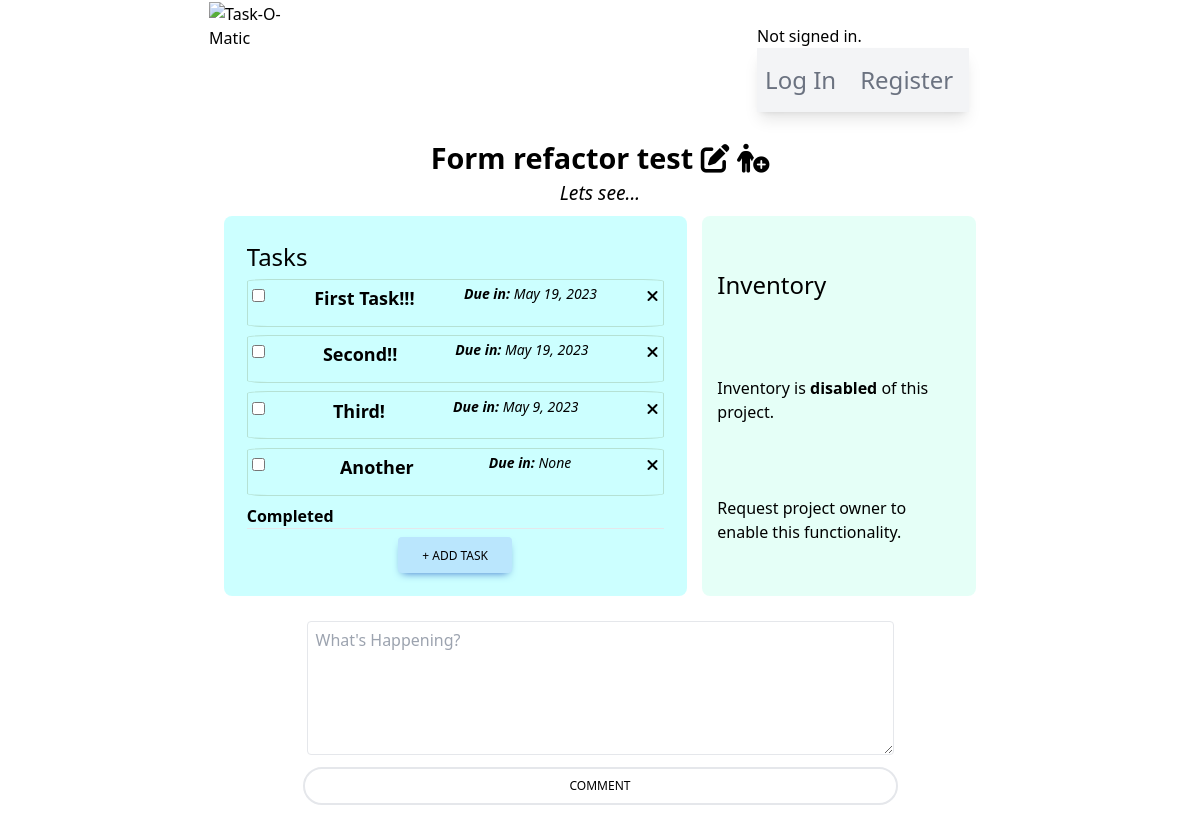
/project/4/, run on the app's committed database.
### taskomatic/models.py (models this page shows, shortened)
class Project(models.Model):
    user = models.ForeignKey(User, on_delete=models.CASCADE)
    owner = models.CharField(max_length=80)
    projectName = models.CharField(max_length=160)
    projectDescription = models.CharField(max_length=350)
    hasDeadline = models.BooleanField(default=False)
    hasInventory = models.BooleanField(default=False)
    hasTasks = models.BooleanField(default=False)
    creationDate = models.DateField(null=True, blank=True)
    deadlineDate = models.DateField(null=True, blank=True)

class Tasks(models.Model):
    PRIORITY_LEVELS = [tuple([x,x]) for x in range(1,11)]
    projectId = models.ForeignKey(Project, on_delete=models.CASCADE)
    taskCreator = models.CharField(max_length=80)
    taskName = models.CharField(max_length=160)
    taskDescription = models.CharField(max_length=350)
    taskCompletion = models.BooleanField(default=False)
    taskDeadline = models.DateField(null=True, blank=True)
    taskImportance = models.PositiveIntegerField(default=PRIORITY_LEVELS[0], choices=PRIORITY_LEVELS, validators=[MinValueValidator(1), MaxValueValidator(10)])
    taskLimitAlert = models.DateField(null=True, blank=True)
    taskCreationDate = models.DateField(null=True, blank=True)

### taskomatic/views.py (the view, shortened to what this page needs)
# urls.py: path("project/<str:pk>/", views.project_view, name="projectPage"),
def project_view(request, pk):
    project = Project.objects.get(id=pk)
    tasks = Tasks.objects.filter(projectId = pk)
    inventory = Inventory.objects.filter(projectId = pk)
    comments = Comment.objects.filter(project=project).order_by('-id')
    taskForms = []
    for task in tasks:
        taskFormInstance = CompletionTaskForm(instance=task, task_id=task.id)
        taskForms.append(taskFormInstance)
    return render(request, "taskomatic/projectPage.html", {
        'project': project,
        'tasks': tasks,
        'inventory': inventory,
        'comments': comments,
        'taskForm': TaskForm(),
        'taskForms': taskForms,
        'inventoryForm': InventoryForm(),
        'form': CommentForm()
    })

### taskomatic/forms.py
class TaskForm(ModelForm):
    class Meta:
        model = Tasks
        fields = "__all__"
        widgets = {
            "projectId": HiddenInput(),
            "taskCreator": HiddenInput(),
            "taskName": TextInput(attrs={
            'class': "max-w-lg rounded border px-3 py-[0.32rem] mb-1 ml-2",
            'id': 'addTaskModalFormTitle',
            'placeholder': "Project Title"
            }),
            "taskDescription": Textarea(attrs={
            'class': 'rounded border px-3 py-[0.32rem] m-2',
            'id': 'addTaskModalFormDescription',
            'rows': "6",
            'placeholder': "Task details"
            }),
            'taskDeadline': DateInput(attrs=dict(type='date')),
            'taskLimitAlert': DateInput(attrs=dict(type='date')),
        }

class InventoryForm(ModelForm):
    class Meta:
        model = Inventory
        fields = "__all__"
        widgets = {
            "projectId": HiddenInput(),
            "itemName": TextInput(attrs={
            'class': "max-w-lg rounded border px-3 py-[0.32rem] mb-1 ml-2",
            'id': 'addInventoryModalFormTitle',
            'placeholder': "Item Name"
            }),
            "itemDescription": Textarea(attrs={
            'class': 'rounded border px-3 py-[0.32rem] m-2',
            'id': 'addInventoryModalFormDescription',
            'rows': "6",
            'placeholder': "Item Notes"
            }),
            'itemQty': NumberInput(attrs={
                'class': "border",
                'placeholder': "Amount"
            }),
            'itemLimitAlert': NumberInput(attrs={
                'class': "border mt-3",
                'placeholder': "Restock Limit"
            })
        }

### taskomatic/templates/taskomatic/projectPage.html (shortened to what this page needs)
{% extends "./layout.html" %}
{% load static %}
{% block body %}
<div id="projectPageMainContainer">
    <h2>
        {{ project.projectName }}
        <form style="display: inline-block;" method="POST" action="{% url 'editProject' %}" name="editForm">
            <i id="editIcon" class="fa-solid fa-pen-to-square cursor-pointer hover:text-sky-600" title="Edit Project"></i>
            <a href="{% url 'addMember' project.id %}">
                <i id="addMember" class="fa-solid fa-person-circle-plus cursor-pointer hover:text-sky-600" title="Add Member"></i>
            </a>
        </form>
    </h2>
    <p class="descriptiveParagraph">{{ project.projectDescription }}</p>
    <div id="tasksAndInventorySection">
        <span id="tasksContainer">
            <h3 class="mb-1">Tasks</h3>
            {% if project.hasTasks %}
                {% if tasks %}
                    {% for task in tasks %}
                    {% if task.taskCompletion == False %}
            <div class="taskInstancesContainer" id="taskInstancesContainer{{ task.id }}">
                <form method="POST" action="{% url 'handleTasks' 'complete' %}" name="completeTaskForm{{ task.id }}" id="{{ task.id }}">
                        {% for form in taskForms %}
                            {% if form.instance.id == task.id %}
                                {{ form.taskCompletion }}
                            {% endif %}
                        {% endfor %}
                </form>
                <span class="inline-block font-bold text-lg">{{ task.taskName }}</span>
                <span class="inline-block font-medium italic text-sm"><b>Due in:</b> {{ task.taskDeadline }}</span>
                <span class="taskDeleteBtns">
                    <i class="fa-solid fa-xmark cursor-pointer hover:text-sky-600" data-pk="{{ task.id }}" title="Remove">{% csrf_token %}</i>
                </span>
            </div>
                    {% endif %}
                    {% endfor %}
                    <p class="font-bold">Completed</p>
                    <hr class="mb-2">
            <button type="button" class="addTaskButton inline-block rounded bg-sky-200 px-6 pb-2 pt-2.5 text-xs font-medium uppercase leading-normal
            text-black shadow-[0_4px_9px_-4px_#3b71ca] transition duration-150 ease-in-out hover:bg-sky-300 max-w-s self-center">
                + Add Task
            </button>
                {% endif %}
            {% else %}
            <p>Tasks are <b>disabled</b> of this project.</p>
            <p>Request project owner to enable this functionality.</p>
            {% endif %}
        </span>
        <span id="inventoryContainer">
            <h3>Inventory</h3>
            {% if project.hasInventory %}
                {% if inventory %}
                    {% for inventoryItem in inventory %}
                        {% if inventoryItem.itemQty > 0 and inventoryItem.itemLimitAlert == None or inventoryItem.itemQty > inventoryItem.itemLimitAlert and inventoryItem.itemLimitAlert != None %}
            <div class="inventoryInstancesContainer relative" id="inventoryInstanceContainer{{ inventoryItem.id }}">
                <span class="ml-1 pr-2 inline-block">
                    <a href="#" class="increment-btn"><p><i class="fa-regular fa-square-plus" data-pk="{{ inventoryItem.id }}">{% csrf_token %}</i></p></a>
                    <a href="#" class="decrement-btn"><p><i class="fa-regular fa-square-minus" data-pk="{{ inventoryItem.id }}">{% csrf_token %}</i></p></a>
                </span>
                <span class="inline-block font-bold">{{ inventoryItem.itemName }}</span>
                <span class="inline-block font-medium italic text-sm mr-3">
                    <span class="inline-block" id="qty{{inventoryItem.id}}">{{inventoryItem.itemQty}}</span>
                    {{inventoryItem.get_itemUnit_display}}
                </span>
                <span class="flex flex-col">
                    <span class="inventoryDeleteBtns">
                        <i class="fa-solid fa-xmark cursor-pointer hover:text-sky-600" data-pk="{{ inventoryItem.id }}" title="Remove">{% csrf_token %}</i>
                    </span>
                    <span class="inventoryEditBtns">
                        <i class="fa-regular fa-pen-to-square hover:text-sky-600 cursor-pointer" data-pk="{{ inventoryItem.id }}" title="Edit">{% csrf_token %}</i>
                    </span>
                </span>
            </div>
                        {% endif %}
                    {% endfor %}
            <p class="font-bold">Restock</p>
            <hr class="mb-2">
                    {% for inventoryItem in inventory %}
                        {% if inventoryItem.itemQty == 0 or inventoryItem.itemQty <= inventoryItem.itemLimitAlert %}
            <div class="inventoryInstancesContainer relative opacity-50" id="inventoryInstanceRestockContainer{{ inventoryItem.id }}">
                <span class="ml-1 pr-2 inline-block">
                    <a href="#" class="increment-btn"><p><i class="fa-regular fa-square-plus" data-pk="{{ inventoryItem.id }}">{% csrf_token %}</i></p></a>
                    <a href="#" class="decrement-btn"><p><i class="fa-regular fa-square-minus" data-pk="{{ inventoryItem.id }}">{% csrf_token %}</i></p></a>
                </span>
                <span class="inline-block font-bold">{{ inventoryItem.itemName }}</span>
                <span class="inline-block font-medium italic text-sm mr-3">
                    <span class="inline-block" id="qty{{inventoryItem.id}}">{{inventoryItem.itemQty}}</span>
                    {{inventoryItem.get_itemUnit_display}}
                </span>
                <span class="flex flex-col">
                    <span class="inventoryDeleteBtns">
                        <i class="fa-solid fa-xmark cursor-pointer hover:text-sky-600" data-pk="{{ inventoryItem.id }}" title="Remove">{% csrf_token %}</i>
                    </span>
                    <span class="inventoryEditBtns">
                        <i class="fa-regular fa-pen-to-square hover:text-sky-600 cursor-pointer" data-pk="{{ inventoryItem.id }}" title="Edit">{% csrf_token %}</i>
                    </span>
                </span>
            </div>
                        {% endif %}
                    {% endfor %}
            <button type="button" class="addInventoryButton inline-block rounded bg-sky-200 px-6 pb-2 pt-2.5 text-xs font-medium uppercase leading-normal
            text-black shadow-[0_4px_9px_-4px_#3b71ca] transition duration-150 ease-in-out hover:bg-sky-300 max-w-s self-center">
                + Add Inventory
            </button>
                {% else %}
            <p>Currently, there is no inventory.</p>
            <button type="button" class="addInventoryButton inline-block rounded bg-sky-200 px-6 pb-2 pt-2.5 text-xs font-medium uppercase leading-normal
            text-black shadow-[0_4px_9px_-4px_#3b71ca] transition duration-150 ease-in-out hover:bg-sky-300 max-w-s self-center">
                + Add Inventory
            </button>
                {% endif %}
            {% else %}
            <p>Inventory is <b>disabled</b> of this project.</p>
            <p>Request project owner to enable this functionality.</p>
            {% endif %}
        </span>
    </div>
</div>
<div id="commentsProjectPageContainer">
    <form action="{% url 'projectPage' project.id %}" method="POST" class="commentForm">
        {{ form.comment|safe }}
        <input class="inline-block rounded-full border-2 border-sky
        px-6 pt-2 pb-[8px] mt-2 mb-2 text-xs font-medium uppercase leading-normal
        mb-1 hover:border-sky-600 cursor-pointer"
        id="commentButton" type="submit" value="Comment" name="commentBtn">
    </form>
</div>
{% endblock %}

### taskomatic/static/taskomatic/styles.css (style rules this page uses)
html { font-size: 16px; }
* { margin: 0; padding: 0; box-sizing: border-box; }
h2 { font-size: 1.8rem !important; font-weight: 600 !important; }
h3 { font-size: 1.5rem !important; font-weight: 500 !important; }
#projectPageMainContainer { display: flex; flex-direction: column; align-items: center; width: 80%; margin: 0 auto; }
#commentsProjectPageContainer { display: flex; flex-direction: column; align-items: center; width: 80%; margin: 0.8rem auto; }
.commentForm { display: flex; flex-direction: column; }
.descriptiveParagraph { font-size: 1.2rem; font-style: italic; }
#tasksAndInventorySection { display: flex; justify-content: space-between; width: 80%; }
#tasksContainer { display: flex; flex-direction: column; justify-content: space-around; background-color: rgba(0, 255, 255, 0.2); border-radius: 0.5rem; min-height: 12rem; min-width: 14rem; width: 90%; margin: 1%; padding: 3%; }
#inventoryContainer { display: flex; flex-direction: column; justify-content: space-around; background-color: rgba(127, 255, 212, 0.2); border-radius: 0.5rem; min-height: 12rem; min-width: 16rem; margin: 1%; padding: 2%; }
.taskInstancesContainer { display: flex; justify-content: space-between; min-height: 3rem; border: 1px solid rgba(127, 155, 112, 0.3); border-radius: 5%; padding: 1%; margin-bottom: 2%; }

### data on the page
Project: projectName "Form refactor test", projectDescription "Lets see..."
Tasks: taskName "First Task!!!", taskDeadline "May 19, 2023"
Tasks: taskName "Second!!", taskDeadline "May 19, 2023"
Tasks: taskName "Third!", taskDeadline "May 9, 2023"
Tasks: taskName "Another", taskDeadline "None"
